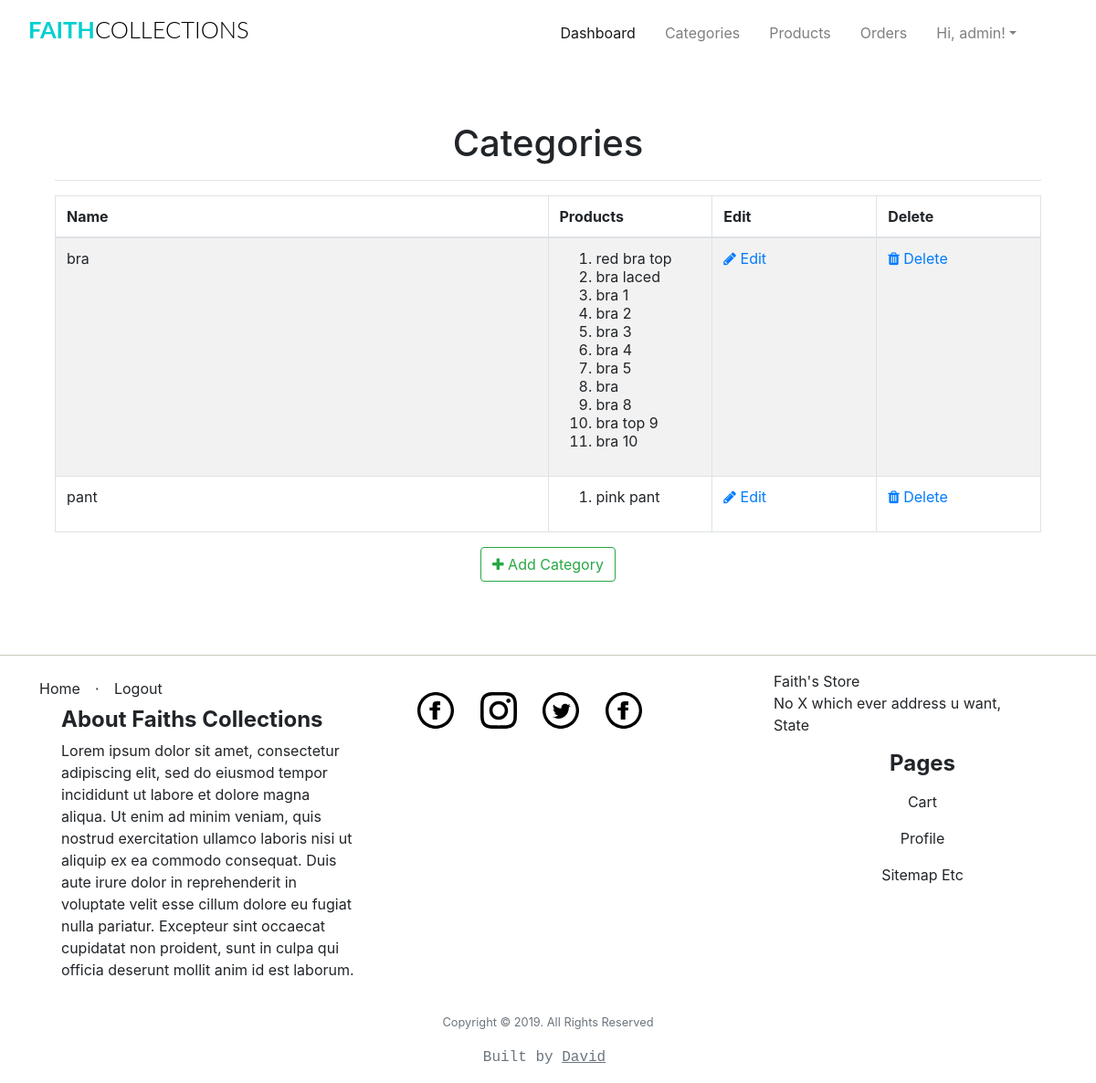
The app's page /admin/categories (signed in), older data.
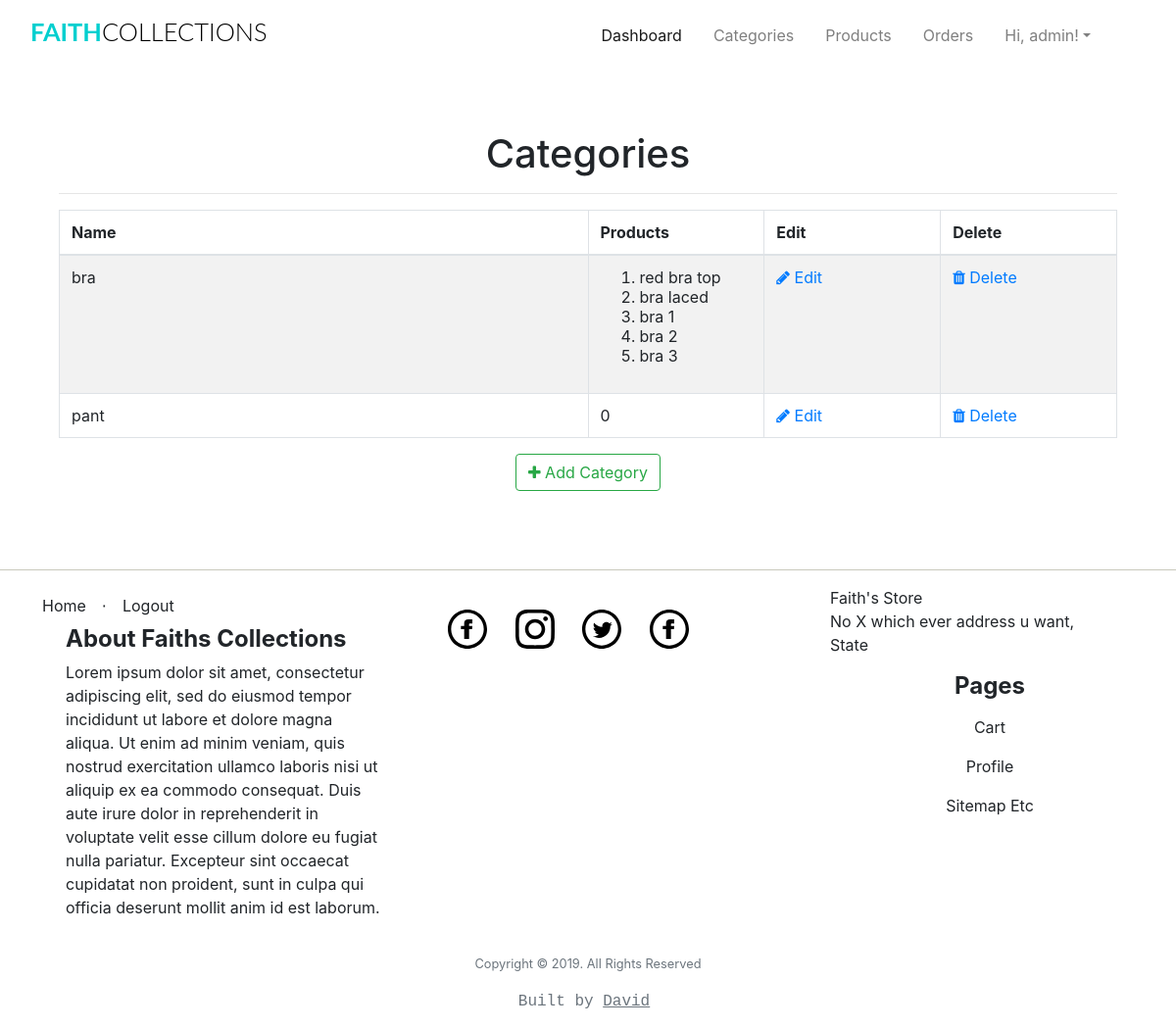
The same page, newer data.
### app/models.py (models this page shows, shortened)
class Categories(db.Model):
	id = db.Column(db.Integer, primary_key=True)
	category_name  = db.Column(db.String(20), index = True)
	product = db.relationship('Products', backref='products_categories')

class Products(db.Model):
	__tablename__ = 'product'
	id = db.Column(db.Integer, primary_key=True)
	product_name = db.Column(db.String(100), index=True)
	product_price = db.Column(db.Integer, index=True)
	product_image = db.Column(db.String(120),index=True)
	product_description = db.Column(db.String(200), index=True)
	product_stock = db.Column(db.Integer, index = True)
	product_size = db.Column(db.String(5), index = True)
	categories_id = db.Column(db.Integer, db.ForeignKey('categories.id'))
	order = db.relationship('Order', secondary=association_table, backref='my_orders', lazy='dynamic')

### app/admin/routes.py (the view)
@admin.route('/categories', methods = ['GET','POST'])
@login_required
def list_categories():
	check_admin()
	categories = Categories.query.all()
	return render_template('admin/categories/categories.html', title = "Product Categories",
		categories = categories)

### app/admin/routes.py (called while the page is built)
def check_admin():
	if not current_user.is_admin:
		abort(403)

### app/models.py (called while the page is built)
@login_manager.user_loader
def load_user(id):
    return User.query.get(int(id))

### app/templates/admin/categories/categories.html (shortened to what this page needs)
{% extends "base.html" %}
{% block head %}
<head>
    <link href="//maxcdn.bootstrapcdn.com/font-awesome/4.1.0/css/font-awesome.min.css" rel="stylesheet">
</head>
{%endblock head%}
{% block body %}
<div class="container">
  <div class="outer">
    <div class="middle">
      <div class="inner">
        <br/>
        <br/>
        <h1 style="text-align:center;">Categories</h1>
        {% if categories %}
          <hr class="intro-divider">
            <table class="table table-striped table-bordered">
              <thead>
                <tr>
                  <th width="45%"> Name </th>
                  <th width="15%"> Products</th>
                  <th width="15%"> Edit </th>
                  <th width="15%"> Delete </th>
                </tr>
              </thead>
              <tbody>
              {% for category in categories %}
                <tr>
                  <td> {{ category.category_name }} </td>
                    {% if category.product == [] %}
                    <td>
                      0
                    </td>
                    {% else %}
                  <td>
                      <ol>
                        {% for name in category.product %}
                          <li>
                            {{ name.product_name }}
                          </li>
                          {% endfor %}
                        </ol>
                  </td>
                  {% endif %}
                  <td>
                    <a href="{{ url_for('admin.edit_category', id=category.id) }}">
                      <i class="fa fa-pencil"></i> Edit
                    </a>
                  </td>
                  <td>
                    <a href="{{ url_for('admin.delete_category', id=category.id) }}">
                      <i class="fa fa-trash"></i> Delete
                    </a>
                  </td>
                </tr>
              {% endfor %}
              </tbody>
            </table>
          <div style="text-align: center">
        {% else %}
          <div style="text-align: center">
            <h3> No categories have been added. </h3>
            <hr class="intro-divider">
        {% endif %}
          <a href="{{ url_for('admin.add_category') }}" class="btn btn-outline-success">
            <i class="fa fa-plus"></i>
            Add Category
          </a>
        </div>
      </div>
    </div>
  </div>
</div>
{% endblock %}

Row changes from the older to the newer data that the page shows:
removed Products: product_name "bra 4", shown under Categories "bra"
removed Products: product_name "bra 5", shown under Categories "bra"
removed Products: product_name "bra", shown under Categories "bra"
removed Products: product_name "bra 8", shown under Categories "bra"
removed Products: product_name "bra top 9", shown under Categories "bra"
removed Products: product_name "bra 10", shown under Categories "bra"
removed Products: product_name "pink pant", shown under Categories "pant"
shown differently, row unchanged: Categories "pant": now shows "0"
